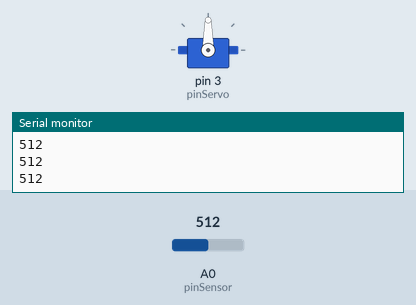
This sketch was run on a simulated Arduino Uno, built with avr-gcc and run on an emulated ATmega328P. On the bench: servo, the last lines printed to the serial monitor. The test bench sets the inputs (shaded band); at power-on: A0 (pinSensor) = 512.

Above: at 1.2 s.
1.3 s: A0 (pinSensor) set to 716
At 1.8 s:
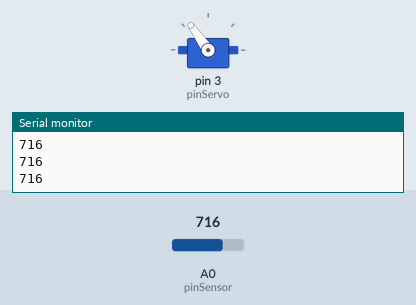
2.8 s: A0 (pinSensor) set to 900
At 3.3 s:
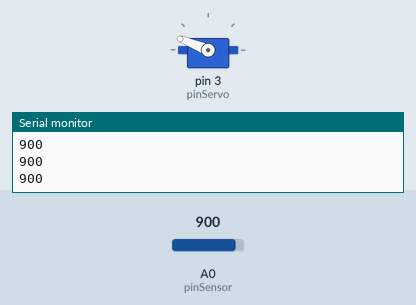
4.3 s: A0 (pinSensor) set to 1023
At 4.9 s:
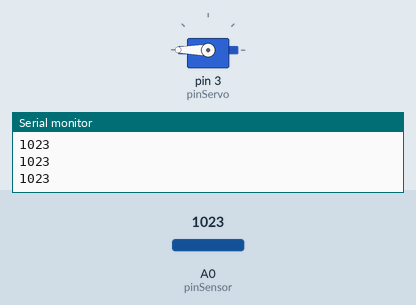
5.8 s: A0 (pinSensor) set to 306
At 6.5 s:
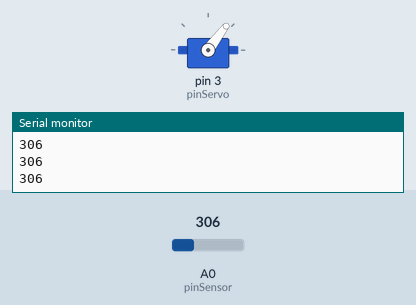
7.3 s: A0 (pinSensor) set to 122
At 8.5 s:
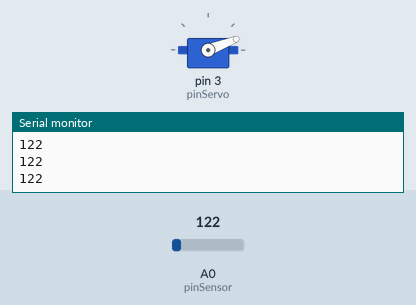
8.8 s: A0 (pinSensor) set to 0
At 10.3 s:
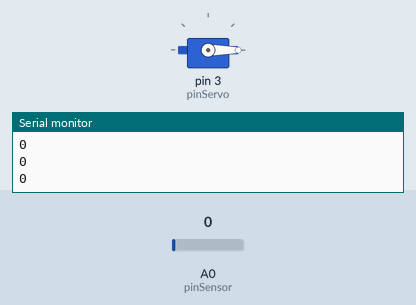
Timing chart, 0 to 11.3 s (numbered marks = the images above; inputs shaded):
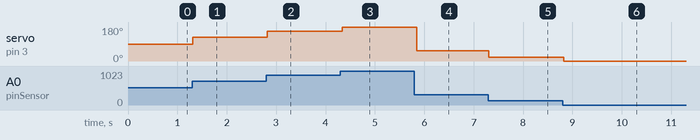

The sketch:

ej_05_servo_analogico.ino
```cpp
// ej_05_servo_analogico
// por sergiomoradiaz
// para Academia Sinestesia
// Programa Medios Interactivos 2023
// v0.0.3 septiembre 2023
// hecho con Arduino 2.1.0

// declarar variables
#include <Servo.h>

int pinSensor = A0;  // sensor en pin A0
int datoSensor;      // variable para almacenar datos de sensor
Servo servo1;        // crear objeto servo
int pinServo = 3;    // servo en pin 3
int datoServo;       // variable para escribir datos en servo

void setup() {
  // configuracion
  pinMode(pinSensor, INPUT);  // pin en modo salida
  servo1.attach(pinServo);    // pin asociado a objeto servo
  Serial.begin(9600);         // iniciar comunicacion serial
}

void loop() {
  // comportamiento
  datoSensor = analogRead(pinSensor);  // leer y almacenar datos
  Serial.println(datoSensor);          // ver datos en monitor

  datoServo = map(datoSensor, 0, 1023, 0, 180);  // mapeo de valores

  servo1.write(datoServo);  // escribir datos en servo
  delay(50);
}
```

Measured:
- after the input at 1.3 s, servo on pin 3 (pinServo): 90° → 125° at once
- after the input at 2.8 s, servo on pin 3 (pinServo): 125° → 158° at once
- after the input at 4.3 s, servo on pin 3 (pinServo): 158° → 180° at once
- after the input at 5.8 s, servo on pin 3 (pinServo): 180° → 53° after 0.05 s
- after the input at 7.3 s, servo on pin 3 (pinServo): 53° → 21° at once
- after the input at 8.8 s, servo on pin 3 (pinServo): 21° → 0° at once
